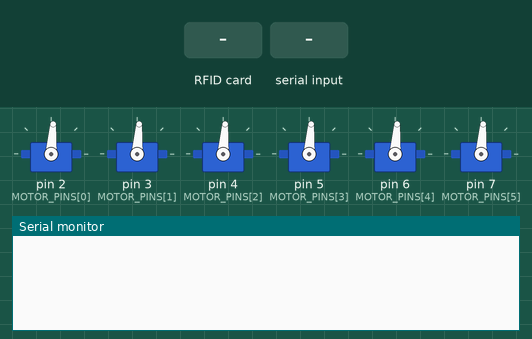
Recording of a sketch running on a simulated Arduino Mega 2560, built with avr-gcc and run on an emulated ATmega2560. On the bench: 6 × servo, the last lines printed to the serial monitor. The inputs (shaded band) are chosen by the test bench.

Above: at 6.2 s.
6.3 s: RFID card 5E 7A 19 C4 held to the reader
At 7.4 s:
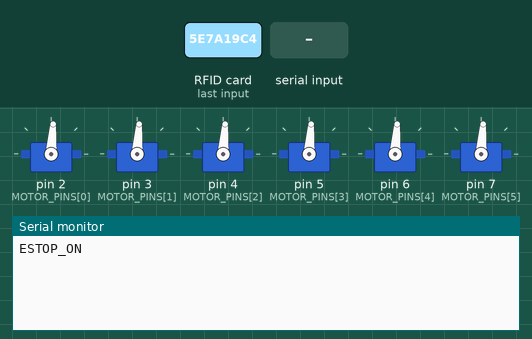
7.8 s: "STOP\n" received over Serial
At 8.6 s:
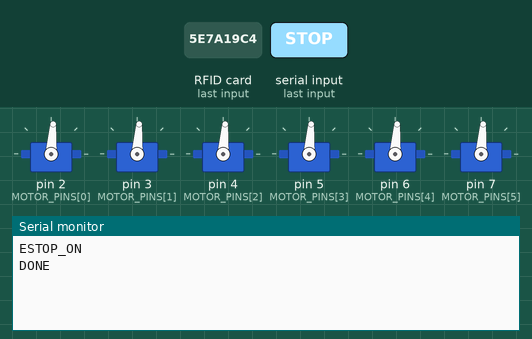

The sketch:

video.ino
```cpp
#include <Servo.h>
#include <SPI.h>
#include <MFRC522.h>
#include <string.h>

// --- KONFİGÜRASYON VE PİNLER ---
const int MOTOR_PINS[6] = {2, 3, 4, 5, 6, 7};
const int NEUTRAL_PWM = 1480;

#define RST_PIN 46
#define SS_PIN 53 // SDA

// --- NESNELER ---
Servo motors[6];
MFRC522 mfrc522(SS_PIN, RST_PIN);

// --- DURUM MAKİNESİ (STATE MACHINE) ---
enum State
{
  IDLE,
  MOVING_FORWARD,
  TURNING_90,
  CIRCLING_360
};
State currentState = IDLE;

// --- GÖREV DEĞİŞKENLERİ ---
int fwdLeftPWM = 1600, fwdRightPWM = 1600;
int turnLeftPWM = 1600, turnRightPWM = 1360;
int circleLeftPWM = 1600, circleRightPWM = 1360;

// Motorlara sürekli gönderilecek hedefler
int targetLeftPWM = NEUTRAL_PWM;
int targetRightPWM = NEUTRAL_PWM;

float moveTimerSec = 0.0;
float moveDurationSec = 0.0;

// --- SİSTEM & GÜVENLİK DEĞİŞKENLERİ ---
bool emergencyStop = false;
unsigned long lastRFIDTime = 0;
unsigned long lastLoopTimeMs = 0;
unsigned long lastHeartbeatMs = 0;

// Seri Port Okuma Tamponu
char rxBuffer[64];
uint8_t rxIndex = 0;

// --- FONKSİYON PROTOTİPLERİ ---
void setupMotors();
void checkNFC();
void parseSerial();
void processCommand(const char *cmd);
void executeState(float dt);
void setMotors(int left_pwm, int right_pwm);

void setup()
{
  Serial.begin(115200);
  SPI.begin();

  setupMotors();
  mfrc522.PCD_Init();

  lastLoopTimeMs = millis();
  lastHeartbeatMs = millis();
}

void loop()
{
  unsigned long nowMs = millis();
  float dt = (nowMs - lastLoopTimeMs) / 1000.0; // saniye cinsinden
  lastLoopTimeMs = nowMs;

  checkNFC();
  parseSerial();

  // Jetson'dan 2 saniye boyunca sinyal/komut gelmezse güvenlik timeout'u
  bool timeoutActive = (nowMs - lastHeartbeatMs > 2000);

  // Görev işleticisi sadece güvenliyken ilerler
  if (!emergencyStop && !timeoutActive)
  {
    executeState(dt);
  }

  // Motorlara sürekli (sürekli PWM beslemesi) PWM gönderilir
  if (emergencyStop || timeoutActive)
  {
    setMotors(NEUTRAL_PWM, NEUTRAL_PWM);
  }
  else
  {
    setMotors(targetLeftPWM, targetRightPWM);
  }
}

// ==========================================
// MOTOR KONTROL FONKSİYONLARI
// ==========================================
void setupMotors()
{
  for (int i = 0; i < 6; i++)
  {
    motors[i].attach(MOTOR_PINS[i], 1000, 2000);
    motors[i].writeMicroseconds(NEUTRAL_PWM);
  }
  delay(5000); // 5 saniye ESC arm beklemesi
}

void setMotors(int left_pwm, int right_pwm)
{
  motors[0].writeMicroseconds(left_pwm);
  motors[1].writeMicroseconds(left_pwm);
  motors[2].writeMicroseconds(1480);

  motors[3].writeMicroseconds(right_pwm);
  motors[4].writeMicroseconds(right_pwm);
  motors[5].writeMicroseconds(1480);
}

// ==========================================
// NFC FONKSİYONLARI
// ==========================================
void checkNFC()
{
  if (!mfrc522.PICC_IsNewCardPresent() || !mfrc522.PICC_ReadCardSerial())
    return;

  unsigned long now = millis();
  if (now - lastRFIDTime > 2000)
  { // 2 Saniye Debounce
    lastRFIDTime = now;
    emergencyStop = !emergencyStop;

    if (emergencyStop)
    {
      Serial.println("ESTOP_ON");
    }
    else
    {
      Serial.println("ESTOP_OFF");
    }
  }
  mfrc522.PICC_HaltA();
}

// ==========================================
// SERİ HABERLEŞME VE PARSİNG
// ==========================================
void parseSerial()
{
  while (Serial.available() > 0)
  {
    char c = Serial.read();
    if (c == '\n' || c == '\r')
    {
      if (rxIndex > 0)
      {
        rxBuffer[rxIndex] = '\0';
        processCommand(rxBuffer);
        rxIndex = 0;
      }
    }
    else if (rxIndex < 63)
    {
      rxBuffer[rxIndex++] = c;
    }
  }
}

void processCommand(const char *cmd)
{
  lastHeartbeatMs = millis(); // Herhangi bir iletişim güvenlik sayacını sıfırlar

  if (strncmp(cmd, "PING", 4) == 0)
  {
    return; // Sadece bağlantıyı canlı tutmak için
  }
  else if (strncmp(cmd, "SET_FORWARD", 11) == 0)
  {
    sscanf(cmd, "SET_FORWARD %d %d", &fwdLeftPWM, &fwdRightPWM);
  }
  else if (strncmp(cmd, "SET_TURN", 8) == 0)
  {
    sscanf(cmd, "SET_TURN %d %d", &turnLeftPWM, &turnRightPWM);
  }
  else if (strncmp(cmd, "SET_CIRCLE", 10) == 0)
  {
    sscanf(cmd, "SET_CIRCLE %d %d", &circleLeftPWM, &circleRightPWM);
  }
  else if (strncmp(cmd, "FORWARD_START", 13) == 0)
  {
    int sec = 0;
    sscanf(cmd, "FORWARD_START %d", &sec);
    moveDurationSec = sec;
    moveTimerSec = 0.0;
    currentState = MOVING_FORWARD;
  }
  else if (strncmp(cmd, "TURN90_RIGHT", 12) == 0)
  {
    int sec = 0;
    sscanf(cmd, "TURN90_RIGHT %d", &sec);
    moveDurationSec = sec;
    moveTimerSec = 0.0;
    currentState = TURNING_90;
  }
  else if (strncmp(cmd, "CIRCLE360", 9) == 0)
  {
    int sec = 0;
    sscanf(cmd, "CIRCLE360 %d", &sec);
    moveDurationSec = sec;
    moveTimerSec = 0.0;
    currentState = CIRCLING_360;
  }
  else if (strncmp(cmd, "STOP", 4) == 0)
  {
    currentState = IDLE;
    targetLeftPWM = NEUTRAL_PWM;
    targetRightPWM = NEUTRAL_PWM;
    Serial.println("DONE");
  }
}

// ==========================================
// GÖREV İŞLETİCİ (SÜRE BAZLI)
// ==========================================
void executeState(float dt)
{
  if (currentState == IDLE)
  {
    targetLeftPWM = NEUTRAL_PWM;
    targetRightPWM = NEUTRAL_PWM;
    return;
  }

  // Ortak Zaman Sayacı
  moveTimerSec += dt;

  // Hedef PWM'leri Belirleme
  if (currentState == MOVING_FORWARD)
  {
    targetLeftPWM = fwdLeftPWM;
    targetRightPWM = fwdRightPWM;
  }
  else if (currentState == TURNING_90)
  {
    targetLeftPWM = turnLeftPWM;
    targetRightPWM = turnRightPWM;
  }
  else if (currentState == CIRCLING_360)
  {
    targetLeftPWM = circleLeftPWM;
    targetRightPWM = circleRightPWM;
  }

  // Süre Dolduğunda Dur ve Sonraki Göreve Geç
  if (moveTimerSec >= moveDurationSec)
  {
    targetLeftPWM = NEUTRAL_PWM;
    targetRightPWM = NEUTRAL_PWM;
    currentState = IDLE;
    Serial.println("DONE");
  }
}
```

Measured:
- after the input at 6.3 s, the serial monitor: prints a new line at once (image 1)
- after the input at 7.8 s, the serial monitor: prints a new line at once (image 2)
